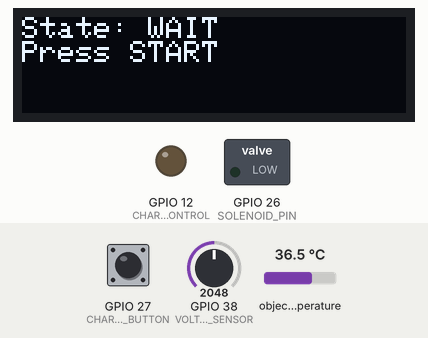
Simulated run of this sketch. Board: ESP32. Shown: 128×32 one-colour display, switched loads named in the sketch (green lamp = pin HIGH), output pins drawn as LEDs (lit = HIGH). Inputs (shaded band) come from the test bench; at power-on: GPIO 27 (CHARGE_BUTTON) HIGH, GPIO 38 (VOLTAGE_SENSOR) = 2048, object temperature 36.5 °C. What the sketch prints to the serial monitor is not drawn.

Above: at 1.2 s.
1.3 s: GPIO 27 (CHARGE_BUTTON) pulled LOW for 0.15 s
At 1.9 s:
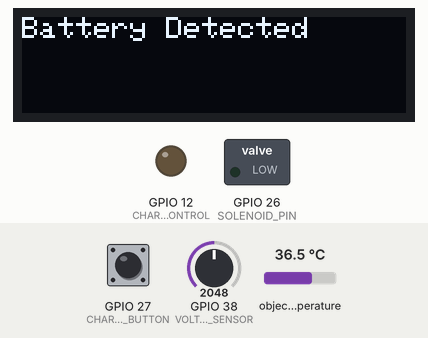
4.4 s: GPIO 38 (VOLTAGE_SENSOR) set to 387
At 5.9 s:
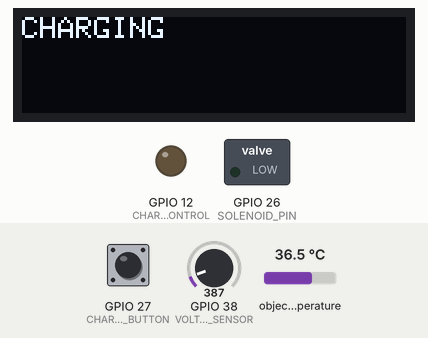
7.0 s: GPIO 38 (VOLTAGE_SENSOR) set to 353
At 10.8 s:
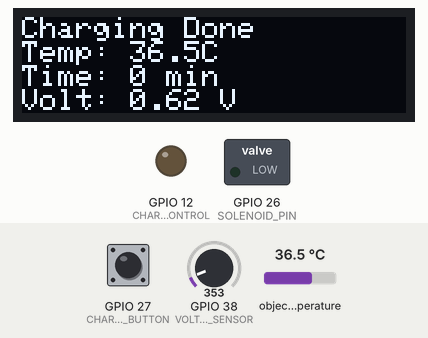
11.6 s: GPIO 27 (CHARGE_BUTTON) pulled LOW for 1 s
15.6 s: GPIO 38 (VOLTAGE_SENSOR) set to 67
17.4 s: GPIO 38 (VOLTAGE_SENSOR) set to 58
At 18.8 s:
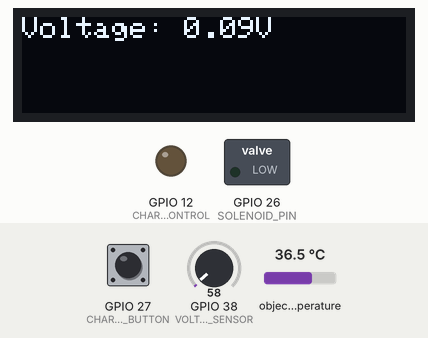
Timing chart, 0 to 20.4 s (numbered marks = the images above; inputs shaded):
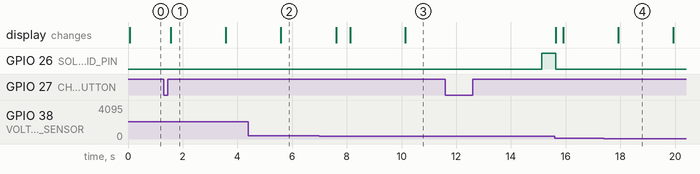

Measured:
- the behaviour switches between 373 and 372 on GPIO 38 (VOLTAGE_SENSOR) (found by bisection; images 2 and 3)
- the behaviour switches between 63 and 62 on GPIO 38 (VOLTAGE_SENSOR) (found by bisection; images 3 and 4)
- after the input at 1.3 s, the display: changes after 0.27 s (image 1)
- what the display in image 1 shows lasts 2.0 s, from 1.6 s to 3.6 s

The sketch:

ChargeGuardProPlusRev2_10.ino
```cpp
#include <Wire.h>
#include <Adafruit_MLX90614.h>
#include <Adafruit_SSD1306.h>  // Library for SSD1306 OLED
#include <Arduino.h>

// Pin definitions
#define CHARGE_BUTTON 27
#define VOLTAGE_SENSOR A2
#define CHARGE_CONTROL 12
#define SOLENOID_PIN 26

// Voltage and temperature thresholds
#define V_MIN 0.6
#define V_MAX 5
#define TEMP_MIN 10
#define TEMP_MAX 30
#define CYCLE_MAX 4
#define CHARGE_TIME 1800000
#define REST_TIME 300000

// Temperature sensor base address
#define TEMP_SENSOR_BASE_ADDRESS 0x5A

// Sensor setup
Adafruit_MLX90614 temp_sensor = Adafruit_MLX90614();

// OLED setup
#define SCREEN_WIDTH 128
#define SCREEN_HEIGHT 32
Adafruit_SSD1306 OLED(SCREEN_WIDTH, SCREEN_HEIGHT, &Wire, -1);

// Global variables
float voltage = 0.0;
float temp = 0.0;
unsigned long chargeStart = 0;
unsigned long chargeTotal = 0;
unsigned long lastPollTime = 0;
const unsigned long POLL_INTERVAL = 30000;

// State definitions
enum State_type { WAIT, CHECK_BATTERY, CHARGE, DONE };
State_type currentState = WAIT;

// Interrupt flag
volatile bool buttonPressed = false;

// Interrupt Service Routine (ISR)
void IRAM_ATTR handleButtonPress() {
  buttonPressed = true; // Set the flag when the button is pressed
}

void setup() {
  Serial.begin(115200);
  Serial.println("Setup started");
  Wire.begin();
  temp_sensor.begin();

  // ADC Configuration for Accurate Readings
  analogSetWidth(12); // Set ADC resolution to 12 bits
  analogSetAttenuation(ADC_11db); // Set attenuation to measure up to 3.3V

  // OLED setup
  if (!OLED.begin(SSD1306_SWITCHCAPVCC, 0x3C)) {  // Default I2C address for SSD1306
    Serial.println("OLED Setup Failed");
    for (;;);
  }

  OLED.clearDisplay();
  OLED.setTextSize(1);
  OLED.setTextColor(WHITE);
  OLED.display();

  // Pin setup
  pinMode(CHARGE_BUTTON, INPUT_PULLUP); // Use pull-up resistor for button
  pinMode(CHARGE_CONTROL, OUTPUT);
  digitalWrite(CHARGE_CONTROL, LOW);
  pinMode(SOLENOID_PIN, OUTPUT);
  digitalWrite(SOLENOID_PIN, LOW);

  // Attach interrupt for button
  attachInterrupt(digitalPinToInterrupt(CHARGE_BUTTON), handleButtonPress, FALLING);

  Serial.println("Setup completed");
}

void loop() {
  float lastTemp = -1.0;  // Last displayed temperature
  float lastVoltage = -1.0; // Last displayed voltage

  switch (currentState) {
    case WAIT:
      Serial.println("In WAIT state");
      static bool displayUpdated = false;
      if (!displayUpdated) {
        clearDisplay();
        OLED.println("State: WAIT");
        OLED.println("Press START");
        OLED.display();
        displayUpdated = true;
      }

      // Check interrupt flag
      if (buttonPressed) {
        buttonPressed = false; // Clear the flag
        delay(250); // Debounce delay
        Serial.println("Button pressed. Transitioning to CHECK_BATTERY state.");
        currentState = CHECK_BATTERY;
        displayUpdated = false; // Reset for the next state
      }
      break;

    case CHECK_BATTERY:
      Serial.println("In CHECK_BATTERY state");
      clearDisplay();
      if (isBatteryPresent()) {
        OLED.println("Battery Detected");
        OLED.display();
        delay(2000);
        voltage = readBatteryVoltage();
        clearDisplay();
        OLED.print("Voltage: ");
        OLED.print(voltage, 2);
        OLED.println("V");
        OLED.display();
        delay(2000);

        if (checkVoltage()) {
          currentState = CHARGE;
        } else {
          currentState = WAIT;
        }
      } else {
        clearDisplay();
        Serial.print("No Battery\n");
        OLED.println("No Battery!");
        OLED.println("Returning...");
        OLED.display();
        delay(2000);
        currentState = WAIT;
      }
      break;

    case CHARGE:
      clearDisplay();
      OLED.println("CHARGING");
      OLED.display();
      delay(2000);
      chargeTotal = 0; // Reset charge time at the beginning of each charge
      chargeStart = millis();

      for (int i = 0; i <= CYCLE_MAX; i++) {
        while (millis() - chargeStart < CHARGE_TIME) {
          temp = temp_sensor.readObjectTempC();

          if (temp != lastTemp || voltage != lastVoltage) {
            clearDisplay();
            OLED.print("Temp: ");
            OLED.print(temp, 1);
            OLED.println(" C");
            OLED.print("Volt: ");
            OLED.print(voltage, 2);
            OLED.println(" V");
            OLED.display();
            lastTemp = temp;
            lastVoltage = voltage;
          }

          delay(500);

          if (temp <= TEMP_MIN || temp >= TEMP_MAX) {
            Serial.println("ERROR: Temp out of range.");
            digitalWrite(CHARGE_CONTROL, LOW);
            clearDisplay();
            OLED.println("Temp Error!");
            OLED.display();
            delay(2000);
            currentState = DONE;
            return;
          }

          if (millis() - lastPollTime >= POLL_INTERVAL) {
            lastPollTime = millis();
            voltage = readBatteryVoltage();

            if (!checkVoltage()) {
              currentState = DONE;
              return;
            }
          }

          chargeTotal = millis() - chargeStart;
        }
      }

      currentState = DONE;
      break;

    case DONE:
      Serial.println("In DONE state");
      displayChargingStats(temp, chargeTotal, voltage);
      digitalWrite(SOLENOID_PIN, HIGH);
      delay(500);
      digitalWrite(SOLENOID_PIN, LOW);
      currentState = WAIT;
      break;
  }
}

void clearDisplay() {
  OLED.clearDisplay();
  OLED.setCursor(0, 0);
}

int isBatteryPresent() {
  if(readBatteryVoltage() > 0.1) {
    Serial.print("In isBatteryPresent func\n");
    return 1;
  } else {
    return 0;
  }
}

float readBatteryVoltage() {
  float ADC_voltage = analogRead(VOLTAGE_SENSOR);
  //Serial.print("Line 194\n");
  //delay(10000);
  if (ADC_voltage > 0) {
    //Serial.print("In the readBatteryVoltage func, returning voltage value: "); Serial.print((ADC_voltage / 4095.0) * 3.3); Serial.print("\n");
    return ((ADC_voltage / 4095.0) * 3.3)*2;
  } else {
    Serial.println("Error: ADC_voltage is zero. Returning 0.");
    return 0.0;
  }
}

int checkVoltage() {
  voltage = readBatteryVoltage();

  Serial.print("Voltage in checkVoltage(): ");
  Serial.println(voltage);

  if (voltage > V_MIN && voltage <= V_MAX) {
    return 1; // Voltage within acceptable range
  } else if (voltage >= V_MAX) {
    clearDisplay();
    OLED.println("Battery Fully Charged");
    OLED.display();
    delay(5000);
    //currentState = DONE;
    return 0;
  } else if (voltage < V_MIN) {
    clearDisplay();
    OLED.println("ERROR - Battery Below Minimum Charging Voltage - Discard Battery");
    OLED.display();
    delay(5000);
    //return 0;
  } else {
    clearDisplay();
    OLED.println("Unknown Error: Returning to WAIT State");
    OLED.display();
    delay(5000);
    //currentState = DONE;
    return 0;
  }
  return 0;
}

void displayChargingStats(float temp, unsigned long chargeTotal, float voltage) {
  clearDisplay();
  OLED.println("Charging Done");
  OLED.print("Temp: ");
  OLED.print(temp, 1);
  OLED.println("C");
  OLED.print("Time: ");
  OLED.print(chargeTotal / 60000);
  OLED.println(" min");
  OLED.print("Volt: ");
  OLED.print(voltage, 2);
  OLED.println(" V");
  OLED.display();
  delay(5000);
  clearDisplay();
}
```
